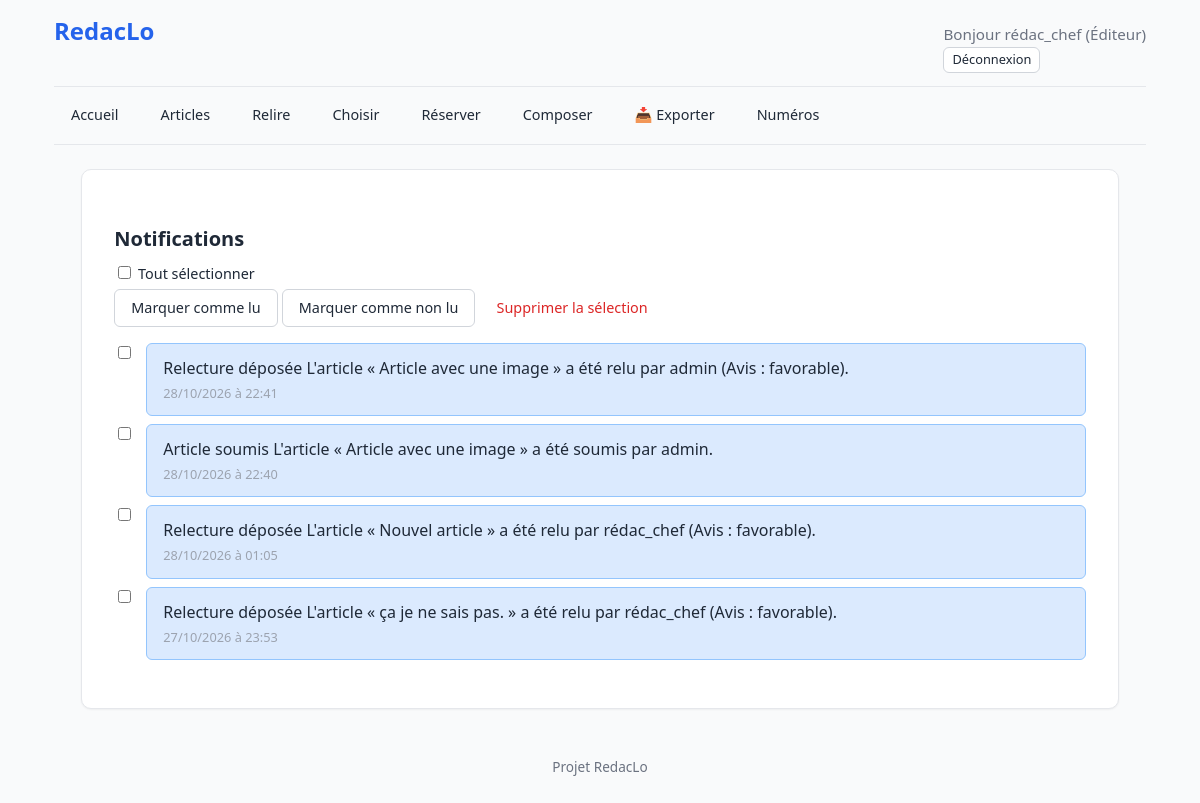
The page /notifications/ (signed in) on the database its author committed.
### accounts/models.py (models this page shows, shortened)
class User(AbstractUser):
    ROLES = [
        ("admin", "Administrateur"),
        ("editeur", "Éditeur"),
        ("membre_redaction", "Membre de la rédaction"),
        ("redacteur", "Rédacteur"),
    ]
    COULEURS = [
        ("bleu", "Bleu"), ("violet", "Violet"), ("gris", "Gris ardoise"),
        ("marine", "Bleu marine"), ("orangefonce", "Orange foncé"),
        ("marron", "Marron"), ("rouge", "Rouge"), ("vert", "Vert"),
    ]
    role = models.CharField(max_length=20, choices=ROLES, default="redacteur")
    couleur = models.CharField(max_length=20, choices=COULEURS, default="bleu")
    signature_defaut = models.CharField(
        max_length=100,
        blank=True,
        help_text="Ex: 'Correspondant LO'. Laisser vide pour utiliser le Prénom Nom."
    )
    couleur = models.CharField(
        max_length=20,
        choices=COULEURS,
        default="bleu",
        help_text="Couleur utilisée pour ses annotations dans les articles.",
    )

### core/models.py (models this page shows, shortened)
class Notification(models.Model):
    TYPES = [
        ("article_soumis", "Article soumis"),
        ("article_assigne", "Article assigné"),
        ("annotation_creee", "Annotation créée"),
        ("annotation_tranchee", "Annotation tranchée"),
        ("review_deposee", "Relecture déposée"),
    ]
    destinataire = models.ForeignKey(
        settings.AUTH_USER_MODEL,
        on_delete=models.CASCADE,
        related_name="notifications_recues",
    )
    emetteur = models.ForeignKey(
        settings.AUTH_USER_MODEL,
        on_delete=models.SET_NULL,
        null=True,
        blank=True,
        related_name="notifications_envoyees",
    )
    type = models.CharField(max_length=30, choices=TYPES)
    message = models.TextField()
    lien = models.CharField(max_length=500, blank=True)
    date_creation = models.DateTimeField(auto_now_add=True)
    lue = models.BooleanField(default=False)
    date_lecture = models.DateTimeField(null=True, blank=True)
    class Meta:
        ordering = ["-date_creation"]
        indexes = [
            models.Index(fields=["destinataire", "lue"]),
        ]

### core/views.py (the view)
# urls.py: path("notifications/", views.notifications, name="notifications"),
@role_required("redacteur")
def notifications(request):
    liste = Notification.objects.filter(
        destinataire=request.user,
    ).order_by("-date_creation")
    return render(request, "core/notifications.html", {"notifications": liste})

### core/context_processors.py (called while the page is built)
def notifications_non_lues(request):
    if not request.user.is_authenticated:
        return {"notifications_non_lues": 0}
    count = Notification.objects.filter(
        destinataire=request.user,
        lue=False,
    ).count()
    return {"notifications_non_lues": count}

### templates/core/notifications.html (shortened to what this page needs)
{% extends "base.html" %}
{% block contenu %}
    <h2>Notifications</h2>
    {% if notifications %}
        <form method="post" action="{% url 'core:marquer_selection' %}" id="form-notifications">
            <div class="notifications-actions">
                <label>
                    <input type="checkbox" id="select-all" onclick="toggleAll(this)">
                    Tout sélectionner
                </label>
                <button type="submit" name="action" value="lu" class="btn btn-secondary">
                    Marquer comme lu
                </button>
                <button type="submit" name="action" value="non_lu" class="btn btn-secondary">
                    Marquer comme non lu
                </button>
                <button type="submit" name="action" value="supprimer" class="btn btn-danger" onclick="return confirm('Voulez-vous vraiment supprimer les notifications sélectionnées ?');">
                    Supprimer la sélection
                </button>
            </div>
            <ul class="liste-notifications">
                {% for n in notifications %}
                    <li class="notification {% if not n.lue %}non-lue{% endif %}">
                        <input type="checkbox" name="notification_ids" value="{{ n.pk }}" id="notif-{{ n.pk }}">
                        <a href="{% url 'core:marquer_lue' n.pk %}">
                            <span class="notification-type">{{ n.get_type_display }}</span>
                            <span class="notification-message">{{ n.message }}</span>
                            <span class="notification-date">{{ n.date_creation|date:"d/m/Y à H:i" }}</span>
                        </a>
                    </li>
                {% endfor %}
            </ul>
        </form>
    {% else %}
        <p>Vous n'avez aucune notification.</p>
    {% endif %}
{% endblock %}

### templates/base.html (shortened to what this page needs)
<!DOCTYPE html>
{% load static %}
<html lang="fr">
    <head>
        <link rel="stylesheet" href="{% static 'css/main.css' %}">
    </head>
    <body>
        <header>
            <div class="header-top">
                <h1 class="site-title">
                    <a href="{% url 'core:accueil' %}">RedacLo</a>
                </h1>
                {% if user.is_authenticated %}
                    <div class="user-info-container">
                        <span class="user-greeting">
                            Bonjour {{ user.username }} <span class="user-role">({{ user.get_role_display }})</span>
                        </span>
                        <form method="post" action="{% url 'logout' %}" style="margin: 0;">
                            <button type="submit" class="btn btn-sm btn-secondary" style="cursor: pointer; padding: 0.2rem 0.5rem; font-size: 0.8rem;">
                                Déconnexion
                            </button>
                        </form>
                    </div>
                {% else %}
                    <div>
                        <a href="{% url 'login' %}" class="btn btn-sm btn-primary">Connexion</a>
                    </div>
                {% endif %}
            </div>
            <nav class="main-nav">
                <div class="nav-left" id="nav-links">
                    <a href="{% url 'core:accueil' %}" class="btn btn-ghost {% if request.resolver_match.url_name == 'accueil' %}active{% endif %}">Accueil</a>
                    <a href="{% url 'articles:mes_articles' %}" class="btn btn-ghost {% if request.resolver_match.url_name == 'mes_articles' %}active{% endif %}">Articles</a>
                    {% if user.role == "editeur" or user.role == "membre_redaction" or user.role == "admin" %}
                        <a href="{% url 'reviews:a_relire' %}" class="btn btn-ghost {% if request.resolver_match.url_name == 'a_relire' %}active{% endif %}">Relire</a>
                        <a href="{% url 'publications:choisir' %}" class="btn btn-ghost {% if request.resolver_match.url_name == 'choisir' %}active{% endif %}">Choisir</a>
                        <a href="{% url 'publications:articles_reserves' %}" class="btn btn-ghost {% if request.resolver_match.url_name == 'articles_reserves' %}active{% endif %}">Réserver</a>
                        <a href="{% url 'publications:composition' %}" class="btn btn-ghost {% if request.resolver_match.url_name == 'composition' %}active{% endif %}">Composer</a>
                        <a href="{% url 'publications:exporter_index' %}" class="btn btn-ghost {% if request.resolver_match.url_name == 'exporter_index' %}active{% endif %}">📥 Exporter</a>
                        <a href="{% url 'publications:numeros' %}" class="btn btn-ghost {% if request.resolver_match.url_name == 'numeros' %}active{% endif %}">Numéros</a>
                    {% endif %}
                </div>
            </nav>
        <main class="{% block main_class %}{% endblock %}">
            {% block contenu %}{% endblock %}
        </main>
        <footer>
            <p>Projet RedacLo</p>
        </footer>
    </body>
</html>

### static/css/base.css (style rules this page uses)
:root { --c-primary: #2563eb; --c-primary-dark: #1e40af; --c-primary-soft: #dbeafe; --c-success: #16a34a; --c-success-soft: #dcfce7; --c-danger: #dc2626; --c-danger-dark: #991b1b; --c-danger-soft: #fee2e2; --c-warning: #d97706; --c-warning-soft: #fef3c7; --c-text: #1f2937; --c-text-muted: #6b7280; --c-text-light: #9ca3af; --c-bg: #f9fafb; --c-surface: #ffffff; --c-surface-alt: #f3f4f6; --c-border: #e5e7eb; --c-border-strong: #d1d5db; --s-1: 0.25rem; --s-2: 0.5rem; --s-3: 0.75rem; --s-4: 1rem; --s-5: 1.5rem; --s-6: 2rem; --s-8: 3rem; --font-sans: system-ui, -apple-system, "Segoe UI", Roboto, sans-serif; --font-serif: Georgia, "Times New Roman", serif; --radius-sm: 4px; --radius: 6px; --radius-lg: 10px; --shadow-sm: 0 1px 2px rgba(0, 0, 0, 0.05); --shadow-md: 0 4px 6px rgba(0, 0, 0, 0.07); }
*, *::before, *::after { box-sizing: border-box; }
body { margin: 0; font-family: var(--font-sans); font-size: 16px; line-height: 1.5; color: var(--c-text); background-color: var(--c-bg); }
h1, h2, h3, h4 { margin: 0 0 var(--s-3) 0; line-height: 1.25; font-weight: 600; color: var(--c-text); }
h1 { font-size: 1.5rem; color: var(--c-primary); }
h2 { font-size: 1.25rem; margin-top: var(--s-5); }
p { margin: 0 0 var(--s-4) 0; }
a { color: var(--c-primary); text-decoration: none; }

### static/css/components.css (style rules this page uses)
label { display: block; font-weight: 500; font-size: 0.9rem; margin-bottom: var(--s-1); color: var(--c-text); }
button { font: inherit; cursor: pointer; }
.btn { display: inline-block; padding: var(--s-2) var(--s-4); font: inherit; font-size: 0.9rem; font-weight: 500; line-height: 1.4; text-align: center; text-decoration: none; border: 1px solid transparent; border-radius: var(--radius); cursor: pointer; transition: background-color 0.15s, border-color 0.15s, color 0.15s; white-space: nowrap; }
.btn-secondary { background-color: var(--c-surface); color: var(--c-text); border-color: var(--c-border-strong); }
.btn-ghost { background-color: transparent; color: var(--c-text); border-color: transparent; }
.btn-danger { background-color: transparent; color: var(--c-danger); border-color: transparent; }
.btn-sm { padding: var(--s-1) var(--s-3); font-size: 0.85rem; }
.liste-notifications { list-style: none; padding: 0; margin: var(--s-4) 0; width: 100%; }
.notification { display: flex; align-items: flex-start; gap: var(--s-3); margin-bottom: var(--s-2); width: 100%; }
.notification a { flex: 1; display: block; padding: var(--s-3) var(--s-4); border: 1px solid var(--c-border); border-radius: var(--radius); background-color: var(--c-surface-alt); color: var(--c-text); }
.notification.non-lue a { background-color: var(--c-primary-soft); border-color: #93c5fd; font-weight: 500; }
.notification-date { display: block; font-size: 0.8rem; color: var(--c-text-light); margin-top: var(--s-1); }

### static/css/layout.css (style rules this page uses)
header, footer, main { max-width: 95%; margin-left: auto; margin-right: auto; padding: var(--s-4) var(--s-5); }
main { background: var(--c-surface); border: 1px solid var(--c-border); border-radius: var(--radius-lg); padding: var(--s-6); box-shadow: var(--shadow-sm); }
header { margin-bottom: 0; }
footer { margin-top: var(--s-6); padding: var(--s-4) 0; font-size: 0.85rem; color: var(--c-text-muted); text-align: center; }
.header-top { display: flex; justify-content: space-between; align-items: baseline; margin-bottom: 0.8rem; }
.site-title { margin: 0; font-size: 1.5rem; }
.site-title a { color: var(--c-primary); text-decoration: none; }
.user-greeting { margin: 0; font-size: 0.95rem; color: var(--c-text-muted); }
.main-nav { display: flex; justify-content: space-between; align-items: center; border-top: 1px solid var(--c-border); border-bottom: 1px solid var(--c-border); padding: 0.6rem 0; margin-bottom: 1.5rem; }
.nav-left { display: flex; align-items: center; gap: 0.5rem; }

### rows shown on the page
User: username "rédac_chef", role "Éditeur"
Notification: type "Relecture déposée", message "L'article « Article avec une image » a été relu par admin (Avis : favorable).", date_creation "28/10/2026 à 22:41"
Notification: type "Article soumis", message "L'article « Article avec une image » a été soumis par admin.", date_creation "28/10/2026 à 22:40"
Notification: type "Relecture déposée", message "L'article « Nouvel article » a été relu par rédac_chef (Avis : favorable).", date_creation "28/10/2026 à 01:05"
Notification: type "Relecture déposée", message "L'article « ça je ne sais pas. » a été relu par rédac_chef (Avis : favorable).", date_creation "27/10/2026 à 23:53"
